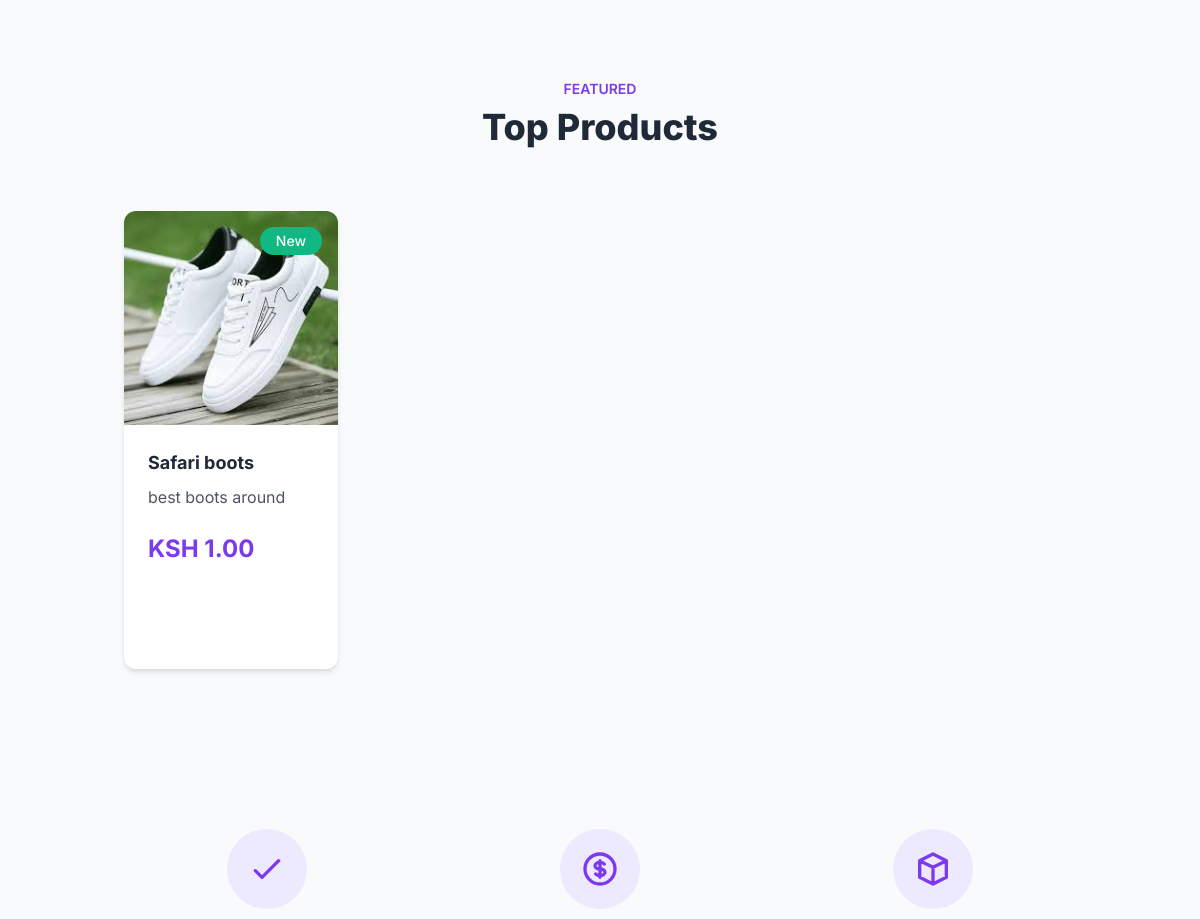
Before: / (middle part) with the older database file.
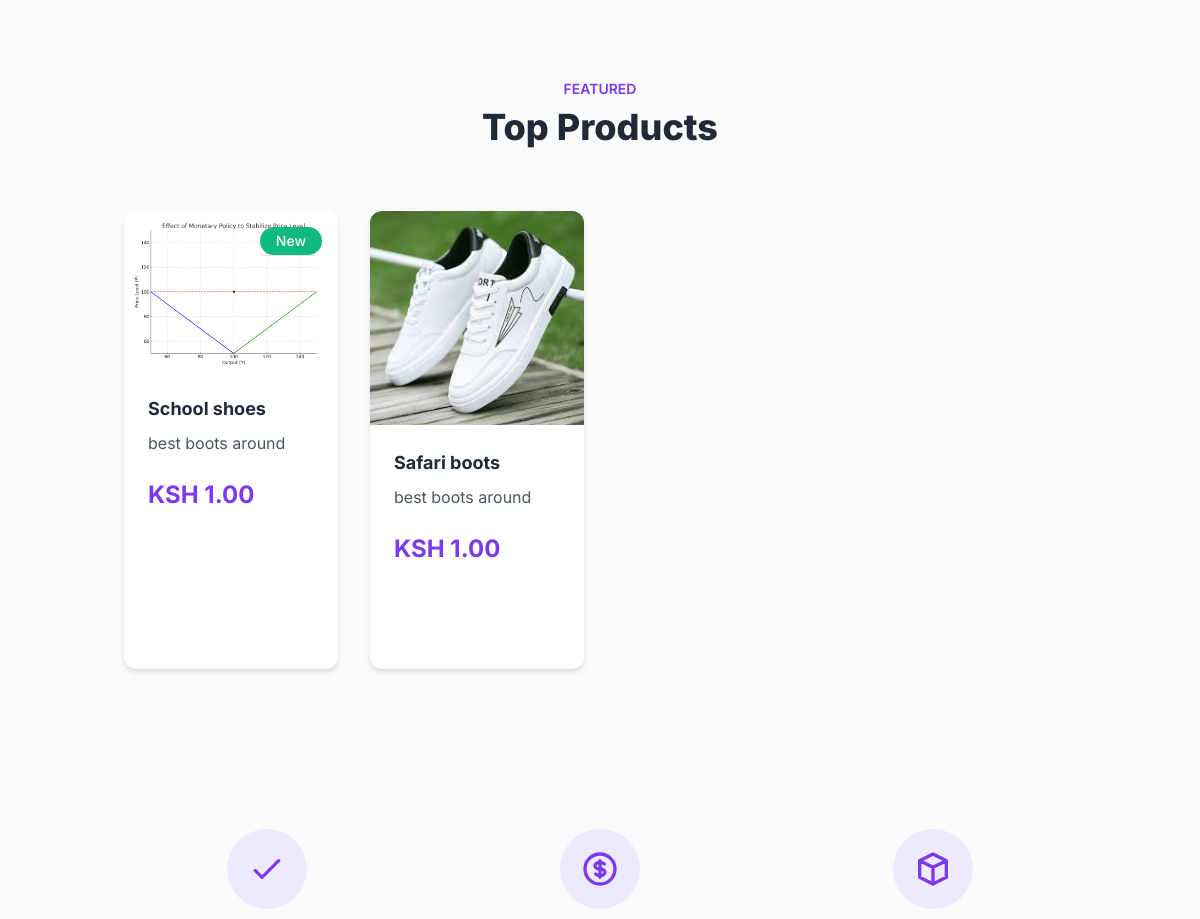
After: the same page with the newer database file.
### app.py (models this page shows)
class Product(db.Model):
    __tablename__ = 'products'
    id = db.Column(db.Integer, primary_key=True)
    name = db.Column(db.String(100), nullable=False)
    description = db.Column(db.String(500), nullable=True)
    price = db.Column(db.Float, nullable=False)
    stock_quantity = db.Column(db.Integer, nullable=False)
    category_id = db.Column(db.Integer, db.ForeignKey('categories.id'), nullable=False)
    order_items = db.relationship('OrderItem', backref='product', lazy=True)
    images = db.relationship('ProductImage', backref='product', lazy=True)

class ProductImage(db.Model):
    __tablename__ = 'product_images'
    id = db.Column(db.Integer, primary_key=True)
    product_id = db.Column(db.Integer, db.ForeignKey('products.id'), nullable=False)
    image_url = db.Column(db.String(200), nullable=False)

### app.py (the view)
@app.route('/')
def home():
    categories = Category.query.all()
    products = Product.query.order_by(Product.id.desc()).limit(8).all()
    for product in products:
        total_products = Product.query.count()
        new_threshold = int(total_products * 0.8)  # Latest 20% are considered new
        product.is_new = product.id > new_threshold
        product.discount = False
    return render_template('home.html',
                           categories=categories,
                           products=products)

### app.py (called while the page is built)
def get_cart_unique_items():
    if 'user_id' in session:
        order = Order.query.filter_by(user_id=session['user_id'], status="Pending").first()
        if order:
            return OrderItem.query.filter_by(order_id=order.id).count()
    return 0

@app.context_processor
def inject_cart_count():
    return dict(cart_count=get_cart_unique_items())

### templates/home.html (shortened to what this page needs)
{% extends "base.html" %}
{% block content %}
<link href="https://cdn.jsdelivr.net/npm/tailwindcss@2.2.19/dist/tailwind.min.css" rel="stylesheet">
<div class="py-20">
    <div class="container mx-auto px-4">
        <h2 class="text-4xl font-extrabold text-center mb-16 text-gray-800">
            <span class="block text-sm font-semibold text-purple-600 mb-2">FEATURED</span>
            Top Products
        </h2>
        <div class="grid grid-cols-1 sm:grid-cols-2 lg:grid-cols-4 gap-8">
            {% for product in products %}
            <div class="product-card bg-white rounded-xl shadow-md overflow-hidden group relative">
                <a href="{{ url_for('product_detail', product_id=product.id) }}">
                    {% if product.images %}
                    <div class="aspect-w-1 aspect-h-1 w-full overflow-hidden">
                        <img src="{{ url_for('static', filename='uploads/' + product.images[0].image_url) }}"
                             alt="{{ product.name }}"
                             class="w-full h-full object-cover object-center transform group-hover:scale-105 transition duration-500">
                    </div>
                    {% endif %}
                    <div class="p-6">
                        {% if product.is_new %}
                        <span class="absolute top-4 right-4 bg-green-500 text-white px-3 py-1 rounded-full text-sm font-medium">New</span>
                        {% endif %}
                        <h3 class="text-lg font-bold text-gray-800 mb-2">{{ product.name }}</h3>
                        <p class="text-gray-600 mb-4 line-clamp-2">{{ product.description }}</p>
                        <div class="flex items-center justify-between">
                            <span class="text-2xl font-bold text-purple-600">KSH {{ "%.2f"|format(product.price) }}</span>
                        </div>
                    </div>
                </a>
                <div class="px-6 pb-6">
                    <form action="{{ url_for('add_to_cart', product_id=product.id) }}" method="POST">
                    </form>
                </div>
            </div>
            {% endfor %}
        </div>
    </div>
</div>
<div class="bg-gray-50 py-20">
    <div class="container mx-auto px-4">
        <div class="grid grid-cols-1 md:grid-cols-3 gap-12">
            <div class="text-center">
                <div class="bg-purple-100 w-20 h-20 rounded-full flex items-center justify-center mx-auto mb-6 transform transition duration-500 hover:rotate-12">
                    <svg class="w-10 h-10 text-purple-600" fill="none" stroke="currentColor" viewBox="0 0 24 24">
                        <path stroke-linecap="round" stroke-linejoin="round" stroke-width="2" d="M5 13l4 4L19 7"/>
                    </svg>
                </div>
            </div>
            <div class="text-center">
                <div class="bg-purple-100 w-20 h-20 rounded-full flex items-center justify-center mx-auto mb-6 transform transition duration-500 hover:rotate-12">
                </div>
            </div>
            <div class="text-center">
                <div class="bg-purple-100 w-20 h-20 rounded-full flex items-center justify-center mx-auto mb-6 transform transition duration-500 hover:rotate-12">
                    <svg class="w-10 h-10 text-purple-600" fill="none" stroke="currentColor" viewBox="0 0 24 24">
                        <path stroke-linecap="round" stroke-linejoin="round" stroke-width="2" d="M20 7l-8-4-8 4m16 0l-8 4m8-4v10l-8 4m0-10L4 7m8 4v10M4 7v10l8 4"/>
                    </svg>
                </div>
            </div>
        </div>
    </div>
</div>
{% endblock %}

Changed rows visible on the page:
added Product: image_url (picture), shows "New", name "School shoes", description "best boots around", price "1.00"
shown differently, row unchanged: Product "Safari boots": no longer shows "New"
